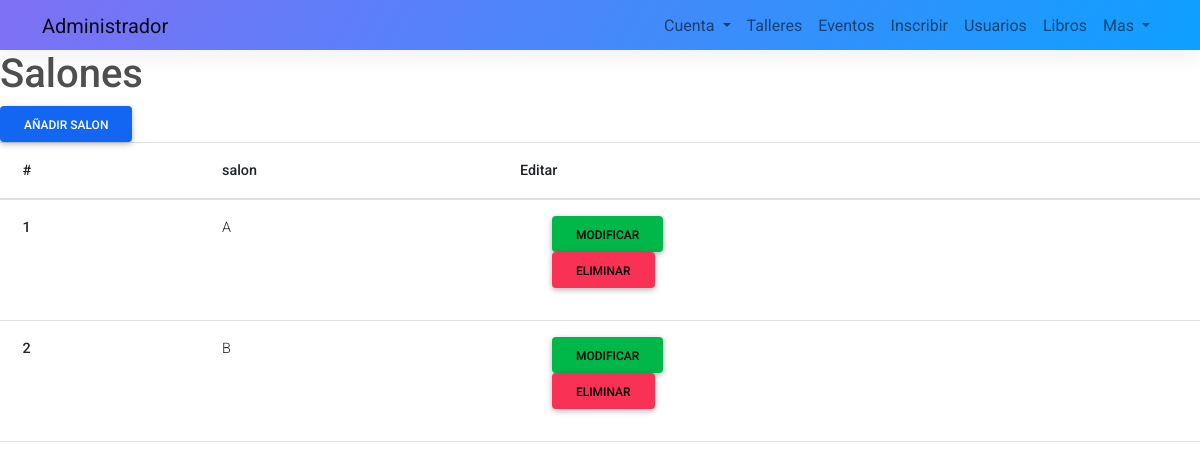
Page /panel/salon.php (signed in) on the committed database.
### tables this page shows
CREATE TABLE `salon` (
  `id_salon` int(11) NOT NULL,
  `salon` varchar(5) NOT NULL
);

### models/salon.class.php (called while the page is built, shortened)
<?php
require_once('sistema.class.php');
class Salon extends Sistema
{
    public function read()
    {
        $sql = "SELECT * from salon";
        $stmt = $this->con->prepare($sql);
        $stmt->execute();
        $datos = $stmt->fetchAll(PDO::FETCH_ASSOC);
        return $datos;
    }
}
$salon = new Salon;
?>

### models/sistema.class.php (called while the page is built, shortened)
<?php
class Sistema
{
    public function connect()
    {
        $dbDriver = "mysql";
        $dbHost = "localhost";
        $db = "centro_comunitario";
        $dbUser = "administrador";
        $dbPass = "123";
        $this->con = new PDO($dbDriver . ':host=' . $dbHost . ';dbname=' . $db, $dbUser, $dbPass);
    }
}

### views/salon/index.php (the view)
<h1>Salones</h1>
  <a href="salon.php?accion=new" class="btn btn-primary">Añadir salon</a>
  <table class="table">
    <thead>
      <tr>
        <th scope="col">#</th>
        <th scope="col">salon</th>
        <th scope="col">Editar</th>
      </tr>
    </thead>
    <tbody>
      <?php
      foreach ($datos as $key => $dato) :
      ?>
        <tr>
          <th scope="row"><?php echo $dato['id_salon'] ?></th>
          <td><?php echo $dato['salon'] ?></td>
          <td>
            <ul>
            <li style="list-style: none;"><a class="btn btn-success bi bi-pencil" href="salon.php?accion=modify&id_salon=<?php echo $dato['id_salon']; ?>" style="color: black;">Modificar</a></li>
            <li style="list-style: none;"><a class="btn btn-danger bi bi-pencil" href="salon.php?accion=delete&id_salon=<?php echo $dato['id_salon']; ?>" style="color: black;">Eliminar</a></li>
            </ul>
          </td>
        </tr>
      <?php
      endforeach
      ?>
    </tbody>
  </table>

### css/style.css (style rules this page uses)
* { font-family: Roboto; }
table { width: 100%; }
th, td { font-weight: unset; padding-right: 10px; }

### rows in the picture
salon: id_salon "1", salon "A"
salon: id_salon "2", salon "B"
